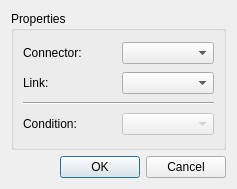
<?xml version="1.0" encoding="UTF-8"?>
<ui version="4.0">
 <class>QnstGraphicsConditionForm</class>
 <widget class="QDialog" name="QnstGraphicsConditionForm">
  <property name="geometry">
   <rect>
    <x>0</x>
    <y>0</y>
    <width>237</width>
    <height>189</height>
   </rect>
  </property>
  <property name="windowTitle">
   <string>New Condition</string>
  </property>
  <layout class="QGridLayout" name="gridLayout">
   <item row="0" column="0">
    <widget class="QGroupBox" name="gpLink">
     <property name="title">
      <string>Properties</string>
     </property>
     <layout class="QGridLayout" name="gridLayout_2">
      <item row="0" column="0">
       <widget class="QLabel" name="lbConnector">
        <property name="text">
         <string>Connector:</string>
        </property>
       </widget>
      </item>
      <item row="0" column="1">
       <widget class="QComboBox" name="cbConnector"/>
      </item>
      <item row="3" column="0">
       <widget class="QLabel" name="lbCondition">
        <property name="enabled">
         <bool>true</bool>
        </property>
        <property name="text">
         <string>Condition:</string>
        </property>
       </widget>
      </item>
      <item row="3" column="1">
       <widget class="QComboBox" name="cbCondition">
        <property name="enabled">
         <bool>false</bool>
        </property>
       </widget>
      </item>
      <item row="2" column="0" colspan="2">
       <widget class="Line" name="line">
        <property name="orientation">
         <enum>Qt::Horizontal</enum>
        </property>
       </widget>
      </item>
      <item row="1" column="0">
       <widget class="QLabel" name="lbLink">
        <property name="text">
         <string>Link:</string>
        </property>
       </widget>
      </item>
      <item row="1" column="1">
       <widget class="QComboBox" name="cbLink"/>
      </item>
     </layout>
    </widget>
   </item>
   <item row="1" column="0">
    <widget class="QDialogButtonBox" name="buttonBox">
     <property name="orientation">
      <enum>Qt::Horizontal</enum>
     </property>
     <property name="standardButtons">
      <set>QDialogButtonBox::Cancel|QDialogButtonBox::Ok</set>
     </property>
    </widget>
   </item>
  </layout>
 </widget>
 <resources/>
 <connections>
  <connection>
   <sender>buttonBox</sender>
   <signal>accepted()</signal>
   <receiver>QnstGraphicsConditionForm</receiver>
   <slot>accept()</slot>
   <hints>
    <hint type="sourcelabel">
     <x>248</x>
     <y>254</y>
    </hint>
    <hint type="destinationlabel">
     <x>157</x>
     <y>274</y>
    </hint>
   </hints>
  </connection>
  <connection>
   <sender>buttonBox</sender>
   <signal>rejected()</signal>
   <receiver>QnstGraphicsConditionForm</receiver>
   <slot>reject()</slot>
   <hints>
    <hint type="sourcelabel">
     <x>316</x>
     <y>260</y>
    </hint>
    <hint type="destinationlabel">
     <x>286</x>
     <y>274</y>
    </hint>
   </hints>
  </connection>
 </connections>
</ui>
